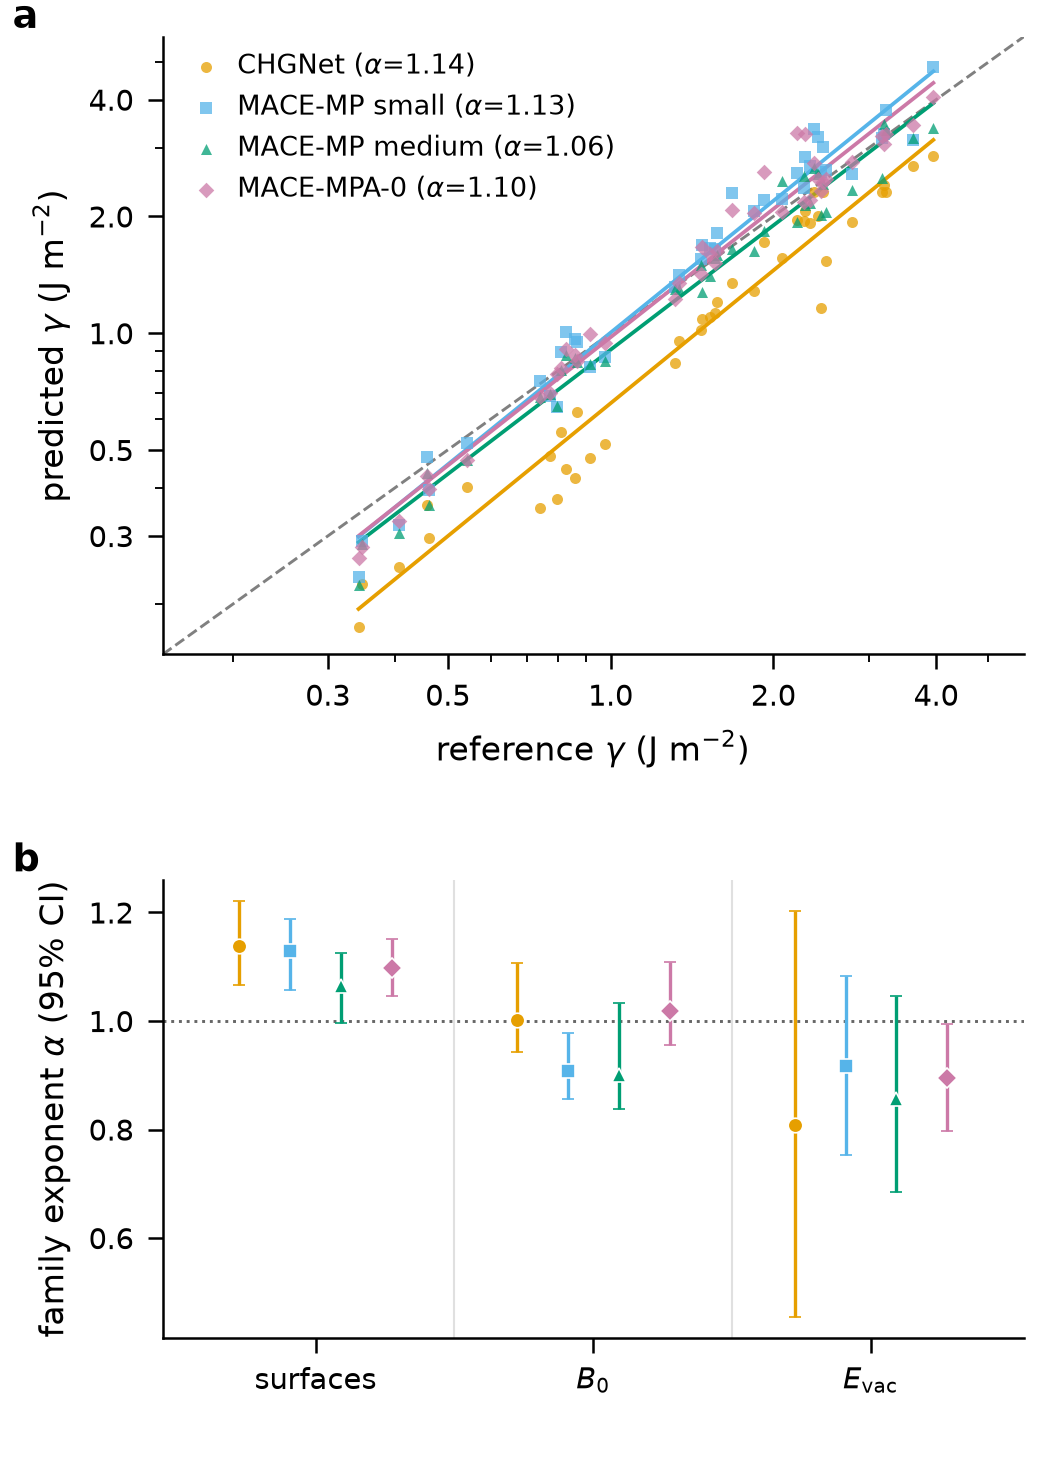

This figure's Python source:
"""Fig 3 — the family-exponent law (3.5 in, single column, two panels).

(a) log(pred) vs log(ref) for surface energies, all facets pooled, per
    model, with fitted slopes alpha (pred ~= c * ref^alpha).
(b) alpha with bootstrap 95% CIs, grouped by property family
    (surfaces / B0 / vacancy) x model — the family clustering.
"""

from __future__ import annotations

import numpy as np
from matplotlib import pyplot as plt
from matplotlib import ticker as mticker

import common as C

BOOTSTRAP_SEED = 20260702
N_BOOTSTRAP = 1000

FAMILY_PROPS = {
    "surfaces": ("gamma_100", "gamma_110", "gamma_111"),
    "B0": ("B0",),
    "vacancy": ("vacancy_formation_energy",),
}
FAMILY_LABELS = {
    "surfaces": "surfaces",
    "B0": r"$B_0$",
    "vacancy": r"$E_\mathrm{vac}$",
}


def _family_pairs(
    dataset: C.Dataset, model: str, family: str
) -> tuple[np.ndarray, np.ndarray]:
    preds, refs = [], []
    for cell in dataset.cells_for_model(model):
        for prop in FAMILY_PROPS[family]:
            rec = cell.prop(prop)
            if rec is None or rec.reference is None:
                continue
            if rec.predicted <= 0 or rec.reference <= 0:
                raise C.DataConsistencyError(
                    f"non-positive value in log-log family {family}: "
                    f"({cell.material}, {model}, {prop})"
                )
            preds.append(rec.predicted)
            refs.append(rec.reference)
    return np.asarray(preds), np.asarray(refs)


def build() -> dict:
    C.apply_style()
    dataset = C.load_dataset()
    rng = np.random.default_rng(BOOTSTRAP_SEED)

    fig, (ax_a, ax_b) = plt.subplots(
        2, 1, figsize=(C.SINGLE_COL_IN, 4.9),
        gridspec_kw={"left": 0.155, "right": 0.975, "top": 0.975,
                     "bottom": 0.09, "hspace": 0.42,
                     "height_ratios": [1.35, 1.0]},
    )

    # ---- panel a: pooled surfaces log-log with fits ------------------------
    stats: dict[str, dict] = {f: {} for f in FAMILY_PROPS}
    surf_vals = []
    for model in C.MODELS:
        pred, ref = _family_pairs(dataset, model, "surfaces")
        alpha, prefactor, r2 = C.loglog_fit(pred, ref)
        stats["surfaces"][model] = {
            "alpha": alpha, "prefactor": prefactor, "r2": r2,
            "n": int(pred.size),
        }
        ax_a.scatter(
            ref, pred,
            s=7, marker=C.MODEL_MARKERS[model], color=C.MODEL_COLORS[model],
            alpha=0.75, linewidths=0, zorder=3,
            label=f"{C.MODEL_LABELS[model]} ($\\alpha$={alpha:.2f})",
        )
        xs = np.linspace(np.log(ref.min()), np.log(ref.max()), 24)
        ax_a.plot(
            np.exp(xs), prefactor * np.exp(xs) ** alpha,
            color=C.MODEL_COLORS[model], lw=0.9, zorder=2,
        )
        surf_vals.extend(ref.tolist())
        surf_vals.extend(pred.tolist())
    lo, hi = 0.85 * min(surf_vals), 1.2 * max(surf_vals)
    ax_a.plot([lo, hi], [lo, hi], ls="--", lw=0.7, color="0.5", zorder=1)
    ax_a.set_xscale("log")
    ax_a.set_yscale("log")
    ax_a.set_xlim(lo, hi)
    ax_a.set_ylim(lo, hi)
    ax_a.set_xlabel(r"reference $\gamma$ (J m$^{-2}$)")
    ax_a.set_ylabel(r"predicted $\gamma$ (J m$^{-2}$)")
    for axis in (ax_a.xaxis, ax_a.yaxis):
        axis.set_major_locator(mticker.FixedLocator([0.3, 0.5, 1.0, 2.0, 4.0]))
        axis.set_major_formatter(mticker.ScalarFormatter())
        axis.set_minor_formatter(mticker.NullFormatter())
    ax_a.legend(loc="upper left", handletextpad=0.15, borderaxespad=0.2)
    ax_a.spines[["top", "right"]].set_visible(False)

    # ---- panel b: alpha +/- bootstrap CI by family x model -----------------
    families = tuple(FAMILY_PROPS)
    group_width = 0.55
    offsets = np.linspace(-group_width / 2, group_width / 2, len(C.MODELS))
    for gi, family in enumerate(families):
        for mi, model in enumerate(C.MODELS):
            pred, ref = _family_pairs(dataset, model, family)
            if family == "surfaces":
                alpha = stats["surfaces"][model]["alpha"]
            else:
                alpha, prefactor, r2 = C.loglog_fit(pred, ref)
                stats[family][model] = {
                    "alpha": alpha, "prefactor": prefactor, "r2": r2,
                    "n": int(pred.size),
                }
            ci_lo, ci_hi = C.bootstrap_alpha_ci(
                pred, ref, rng=rng, n_bootstrap=N_BOOTSTRAP
            )
            stats[family][model]["alpha_ci95"] = [ci_lo, ci_hi]
            x = gi + offsets[mi]
            ax_b.errorbar(
                x, alpha,
                yerr=[[alpha - ci_lo], [ci_hi - alpha]],
                fmt=C.MODEL_MARKERS[model], color=C.MODEL_COLORS[model],
                ms=3.5, mew=0.4, mec="white", elinewidth=0.8, capsize=1.5,
                zorder=3,
            )
    ax_b.axhline(1.0, ls=":", lw=0.7, color="0.4", zorder=1)
    for boundary in (0.5, 1.5):
        ax_b.axvline(boundary, lw=0.5, color="0.88", zorder=0)
    ax_b.set_xticks(range(len(families)))
    ax_b.set_xticklabels([FAMILY_LABELS[f] for f in families])
    ax_b.set_ylabel(r"family exponent $\alpha$ (95% CI)")
    ax_b.set_xlim(-0.55, len(families) - 0.45)
    ax_b.spines[["top", "right"]].set_visible(False)
    for ax, letter in ((ax_a, "a"), (ax_b, "b")):
        box = ax.get_position()
        fig.text(0.012, box.y1 + 0.006, letter, fontsize=9, fontweight="bold")

    outputs = C.save_figure(fig, "fig3_family_exponent")
    plt.close(fig)

    return {
        "figure": "fig3_family_exponent",
        "outputs": outputs,
        "inputs": dict(dataset.input_hashes),
        "computation": {
            "fit": (
                "OLS of log(pred) on log(ref) per (model, family): "
                "pred ~= c * ref^alpha; surfaces pool gamma_100/110/111 "
                "over all materials with bound references; CIs are seeded "
                f"percentile bootstrap over points (seed {BOOTSTRAP_SEED}, "
                f"n={N_BOOTSTRAP})"
            ),
        },
        "stats": {"family_exponents": stats},
    }


if __name__ == "__main__":
    import json

    result = build()
    (C.OUT_DIR / "fig3_stats.json").write_text(
        json.dumps(result["stats"], indent=1), encoding="utf-8"
    )
